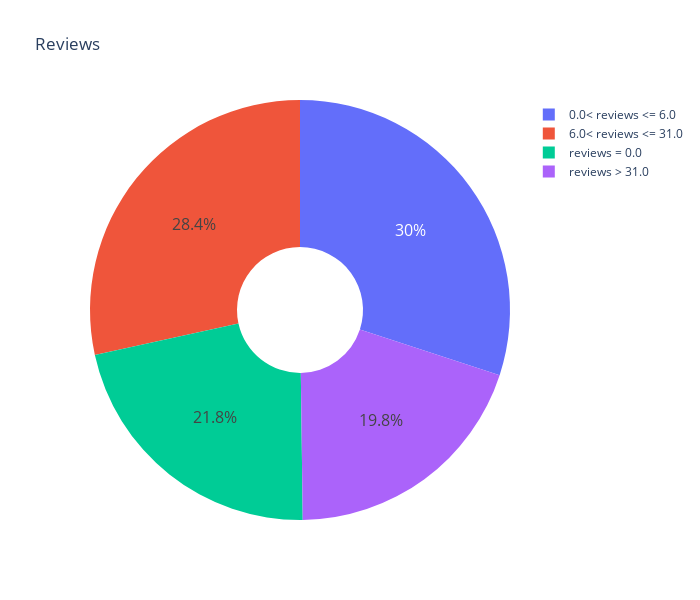

Notebook cell for this chart:
### Code cell
labels = data1.groupby('category_reviews')['Number of reviews'].count().keys()
amount = data1.groupby('category_reviews')['Number of reviews'].count()

fig = px.pie(values=amount, names=labels, title='Reviews', hole=.3, 
             width=700, height=600)

fig.update_layout(uniformtext_minsize=16, uniformtext_mode='hide')

fig.show()

### Figure 1 — Plotly figure (JSON) as saved in the notebook; plotly's stock layout.template omitted (floating-point values rounded to 4 significant figures)
{"data": [{"domain": {"x": [0, 1], "y": [0, 1]}, "hole": 0.3, "hovertemplate": "label=%{label}<br>value=%{value}<extra></extra>", "labels": ["0.0< reviews <= 6.0", "6.0< reviews <= 31.0", "reviews = 0.0", "reviews > 31.0"], "legendgroup": "", "name": "", "showlegend": true, "type": "pie", "values": [10464, 9910, 7591, 6892]}], "layout": {"height": 600, "legend": {"tracegroupgap": 0}, "title": {"text": "Reviews"}, "uniformtext": {"minsize": 16, "mode": "hide"}, "width": 700}}
